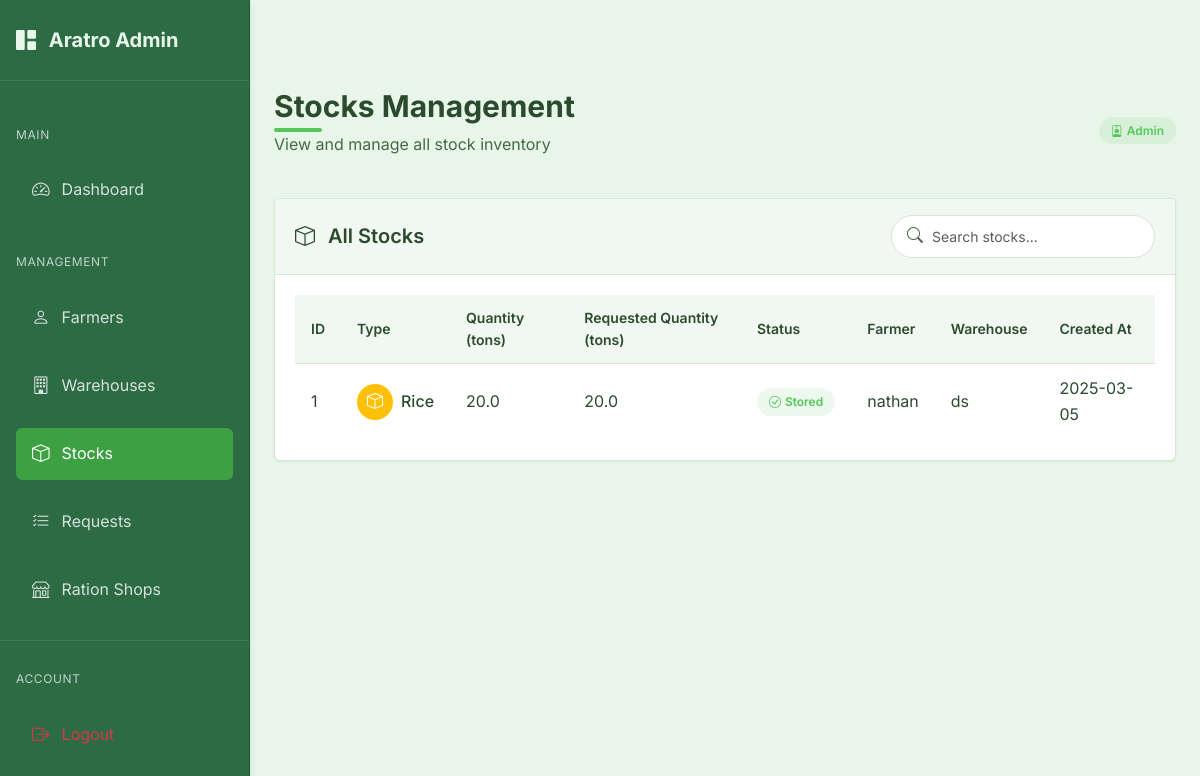
Before: /admin/stocks (signed in) with the older database file.
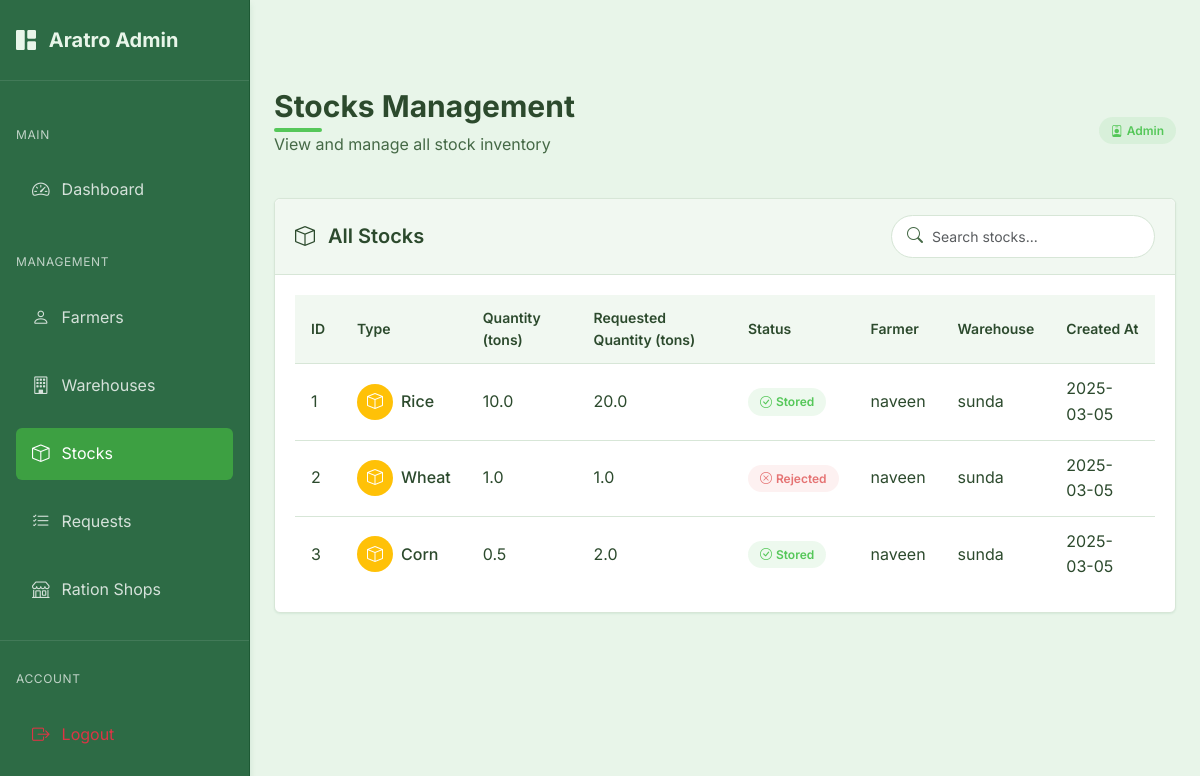
After: the same page with the newer database file.
### models.py (models this page shows, shortened)
class Stock(db.Model):
    id = db.Column(db.Integer, primary_key=True)
    type = db.Column(db.String(100), nullable=False)
    quantity = db.Column(db.Float, nullable=False)
    requested_quantity = db.Column(db.Float, nullable=False)  # Original requested quantity
    status = db.Column(db.String(20), nullable=False, default='pending')  # pending, stored, rejected
    farmer_id = db.Column(db.Integer, db.ForeignKey('farmer.id'), nullable=False)
    warehouse_id = db.Column(db.Integer, db.ForeignKey('warehouse.id'), nullable=False)
    created_at = db.Column(db.DateTime, nullable=False, default=datetime.utcnow)
    updated_at = db.Column(db.DateTime, nullable=False, default=datetime.utcnow, onupdate=datetime.utcnow)

class Farmer(db.Model):
    id = db.Column(db.Integer, primary_key=True)
    user_id = db.Column(db.Integer, db.ForeignKey('user.id'), nullable=False)
    name = db.Column(db.String(100), nullable=False)
    address = db.Column(db.String(200), nullable=False)
    aadhar_number = db.Column(db.String(12), unique=True, nullable=False)  # Exactly 12 digits
    phone_number = db.Column(db.String(10), nullable=False)  # Exactly 10 digits
    stocks = db.relationship('Stock', backref='farmer', lazy=True)

class Warehouse(db.Model):
    id = db.Column(db.Integer, primary_key=True)
    user_id = db.Column(db.Integer, db.ForeignKey('user.id'), nullable=False)
    manager_name = db.Column(db.String(100), nullable=False)
    name = db.Column(db.String(100), nullable=False)
    location = db.Column(db.String(200))
    latitude = db.Column(db.Float)
    longitude = db.Column(db.Float)
    phone_number = db.Column(db.String(20))
    warehouse_type = db.Column(db.String(20))  # 'private' or 'government'
    capacity = db.Column(db.Float)  # in tons
    available_space = db.Column(db.Float)  # in tons
    stocks = db.relationship('Stock', backref='warehouse', lazy=True)

### routes.py (the view)
@admin.route('/stocks')
@admin_required
def stocks():
    stocks = Stock.query.all()
    return render_template('admin/stocks.html', stocks=stocks)

### app.py (called while the page is built)
@login_manager.user_loader
def load_user(user_id):
    try:
        if user_id.startswith('admin_'):
            admin_id = int(user_id.split('_')[1])
            return Admin.query.get(admin_id)
        else:
            return User.query.get(int(user_id))
    except Exception as e:
        print(f"Error loading user: {e}")
        return None

@app.before_request
def before_request():
    session.permanent = True  # Use permanent session with lifetime set above

### models.py (called while the page is built)
    def get_id(self):
        return f"admin_{self.id}"

    def __repr__(self):
        return f'<Admin {self.email}>'

### routes.py (called while the page is built)
@admin.context_processor
def inject_admin_data():
    admin_data = {'current_user': current_user}
    if current_user.is_authenticated:
        admin_user = Admin.query.get(current_user.id)
        if admin_user:
            admin_data['admin_user'] = admin_user
    return admin_data

### templates/admin/stocks.html (shortened to what this page needs)
{% extends "admin/base_admin.html" %}
{% block admin_content %}
<div class="page-header d-flex justify-content-between align-items-center">
    <div>
        <h1 class="page-title">Stocks Management</h1>
        <p class="page-subtitle">View and manage all stock inventory</p>
    </div>
    <div>
        <span class="admin-badge admin-badge-primary">
            <i class="bi bi-person-badge me-1"></i>
            Admin
        </span>
    </div>
</div>
<div class="admin-card">
    <div class="admin-card-header">
        <h5 class="admin-card-title">
            <i class="bi bi-box me-2"></i>
            All Stocks
        </h5>
        <div class="search-input">
            <i class="bi bi-search"></i>
            <input type="text" id="stockSearch" class="form-control form-control-sm" placeholder="Search stocks...">
        </div>
    </div>
    <div class="admin-card-body">
        <div class="table-responsive">
            <table class="admin-table" id="stocksTable">
                <thead>
                    <tr>
                        <th>ID</th>
                        <th>Type</th>
                        <th>Quantity (tons)</th>
                        <th>Requested Quantity (tons)</th>
                        <th>Status</th>
                        <th>Farmer</th>
                        <th>Warehouse</th>
                        <th>Created At</th>
                    </tr>
                </thead>
                <tbody>
                    {% if stocks %}
                        {% for stock in stocks %}
                            <tr>
                                <td>{{ stock.id }}</td>
                                <td>
                                    <div class="d-flex align-items-center">
                                        <div class="avatar-circle bg-warning text-white d-flex align-items-center justify-content-center me-2" style="width: 36px; height: 36px; border-radius: 50%;">
                                            <i class="bi bi-box"></i>
                                        </div>
                                        <div>
                                            <span class="fw-medium">{{ stock.type }}</span>
                                        </div>
                                    </div>
                                </td>
                                <td>{{ stock.quantity }}</td>
                                <td>{{ stock.requested_quantity }}</td>
                                <td>
                                    {% if stock.status == 'pending' %}
                                        <span class="admin-badge admin-badge-warning">
                                            <i class="bi bi-hourglass-split me-1"></i>
                                            Pending
                                        </span>
                                    {% elif stock.status == 'stored' %}
                                        <span class="admin-badge admin-badge-success">
                                            <i class="bi bi-check-circle me-1"></i>
                                            Stored
                                        </span>
                                    {% elif stock.status == 'rejected' %}
                                        <span class="admin-badge admin-badge-danger">
                                            <i class="bi bi-x-circle me-1"></i>
                                            Rejected
                                        </span>
                                    {% else %}
                                        <span class="admin-badge admin-badge-primary">
                                            <i class="bi bi-info-circle me-1"></i>
                                            {{ stock.status }}
                                        </span>
                                    {% endif %}
                                </td>
                                <td>{{ stock.farmer.name }}</td>
                                <td>{{ stock.warehouse.name }}</td>
                                <td>{{ stock.created_at.strftime('%Y-%m-%d') }}</td>
                            </tr>
                        {% endfor %}
                    {% endif %}
                </tbody>
            </table>
        </div>
    </div>
</div>
{% endblock %}

### templates/admin/base_admin.html (shortened to what this page needs)
<!DOCTYPE html>
<html lang="en">
<head>
    <link href="https://cdn.jsdelivr.net/npm/bootstrap@5.3.0/dist/css/bootstrap.min.css" rel="stylesheet">
    <link rel="stylesheet" href="https://cdn.jsdelivr.net/npm/bootstrap-icons@1.11.0/font/bootstrap-icons.css">
    <link rel="stylesheet" href="{{ url_for('static', filename='css/style.css') }}">
</head>
<body>
    <div class="admin-sidebar">
        <div class="sidebar-header">
            <a href="{{ url_for('admin.dashboard') }}" class="sidebar-brand">
                <i class="bi bi-grid-1x2-fill me-2"></i>
                Aratro Admin
            </a>
        </div>
        <div class="sidebar-nav">
            <div class="sidebar-heading">Main</div>
            <div class="sidebar-item">
                <a href="{{ url_for('admin.dashboard') }}" class="sidebar-link {% if request.endpoint == 'admin.dashboard' %}active{% endif %}">
                    <i class="bi bi-speedometer2"></i>
                    <span>Dashboard</span>
                </a>
            </div>
            <div class="sidebar-heading">Management</div>
            <div class="sidebar-item">
                <a href="{{ url_for('admin.farmers') }}" class="sidebar-link {% if request.endpoint == 'admin.farmers' %}active{% endif %}">
                    <i class="bi bi-person"></i>
                    <span>Farmers</span>
                </a>
            </div>
            <div class="sidebar-item">
                <a href="{{ url_for('admin.warehouses') }}" class="sidebar-link {% if request.endpoint == 'admin.warehouses' %}active{% endif %}">
                    <i class="bi bi-building"></i>
                    <span>Warehouses</span>
                </a>
            </div>
            <div class="sidebar-item">
                <a href="{{ url_for('admin.stocks') }}" class="sidebar-link {% if request.endpoint == 'admin.stocks' %}active{% endif %}">
                    <i class="bi bi-box"></i>
                    <span>Stocks</span>
                </a>
            </div>
            <div class="sidebar-item">
                <a href="{{ url_for('admin.requests') }}" class="sidebar-link {% if request.endpoint == 'admin.requests' %}active{% endif %}">
                    <i class="bi bi-list-check"></i>
                    <span>Requests</span>
                </a>
            </div>
            <div class="sidebar-item">
                <a href="{{ url_for('admin.ration_shops') }}" class="sidebar-link {% if request.endpoint == 'admin.ration_shops' %}active{% endif %}">
                    <i class="bi bi-shop"></i>
                    <span>Ration Shops</span>
                </a>
            </div>
            <div class="sidebar-divider"></div>
            <div class="sidebar-heading">Account</div>
            <div class="sidebar-item">
                <a href="{{ url_for('admin.logout') }}" class="sidebar-link text-danger">
                    <i class="bi bi-box-arrow-right"></i>
                    <span>Logout</span>
                </a>
            </div>
        </div>
    </div>
    <div class="admin-content">
        {% block admin_content %}{% endblock %}
    </div>
</body>
</html>

### static/css/style.css (style rules this page uses)
:root { --primary-color: #55c759; --primary-dark: #3da042; --primary-light: #7ed681; --secondary-color: #358856; --secondary-dark: #246b3d; --secondary-light: #4a9d6a; --accent-1: #92d275; --accent-2: #6ab04c; --accent-3: #437c2d; --background-color: #e8f5e9; --surface-color: #f1f8f1; --surface-hover: #e1efe1; --text-primary: #2c4a2d; --text-secondary: #456946; --text-light: #588559; --success-color: #55c759; --error-color: #e57373; --error-color-rgb: 229, 115, 115; --warning-color: #ffd54f; --info-color: #4db6ac; --border-color: #d7e6d7; --border-radius: 0.375rem; --shadow-sm: 0 1px 2px rgba(53, 136, 86, 0.1); --shadow-md: 0 4px 6px rgba(53, 136, 86, 0.15); --shadow-lg: 0 10px 15px rgba(53, 136, 86, 0.2); --spacing-xs: 0.25rem; --spacing-sm: 0.5rem; --spacing-md: 1rem; --spacing-lg: 1.5rem; --spacing-xl: 2rem; --font-family: 'Inter', system-ui, -apple-system, BlinkMacSystemFont, 'Segoe UI', Roboto, Oxygen, Ubuntu, Cantarell, 'Open Sans', 'Helvetica Neue', sans-serif; }
* { margin: 0; padding: 0; box-sizing: border-box; }
body { font-family: var(--font-family); background-color: var(--background-color); color: var(--text-primary); line-height: 1.6; padding-top: 4rem; min-height: 100vh; }
h1, h2, h3, h4, h5, h6 { margin-bottom: var(--spacing-md); color: var(--text-primary); font-weight: 600; }
h1 { font-size: 1.875rem; position: relative; display: inline-block; margin-bottom: 1.5rem; }
h1::after { content: ''; position: absolute; bottom: -0.5rem; left: 0; width: 3rem; height: 0.25rem; background: var(--primary-color); border-radius: 0.125rem; }
.form-control { width: 100%; padding: 0.625rem 0.75rem; border: 1px solid var(--border-color); border-radius: var(--border-radius); font-family: var(--font-family); font-size: 0.95rem; transition: border-color 0.2s, box-shadow 0.2s; background-color: var(--surface-color); }

Changed rows visible on the page:
changed Stock "Rice": quantity "20.0" → "10.0"; farmer.name "nathan" → "naveen"; warehouse.name "ds" → "sunda"
added Stock: id "2", type "Wheat", quantity "1.0", requested_quantity "1.0", status "rejected" (drawn), farmer.name "naveen", warehouse.name "sunda", created_at "2025-03-05"
added Stock: id "3", type "Corn", quantity "0.5", requested_quantity "2.0", status "stored" (drawn), farmer.name "naveen", warehouse.name "sunda", created_at "2025-03-05"
